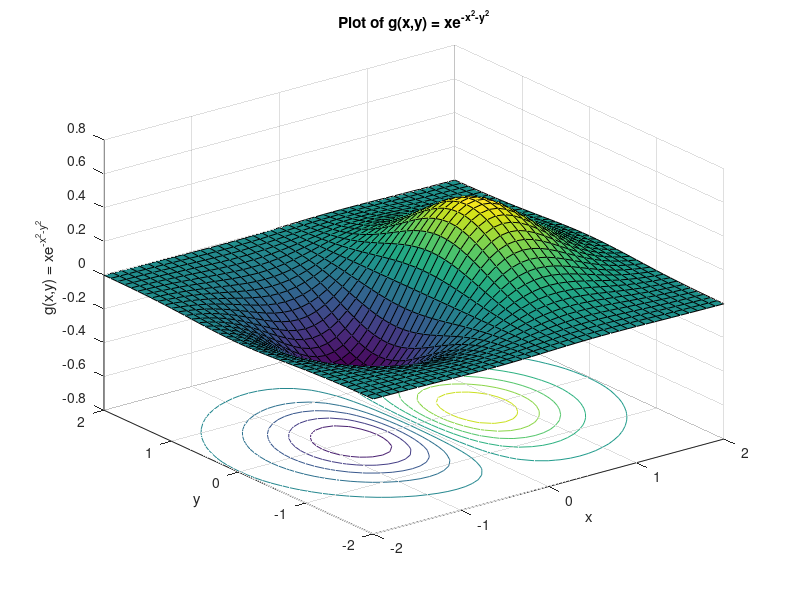
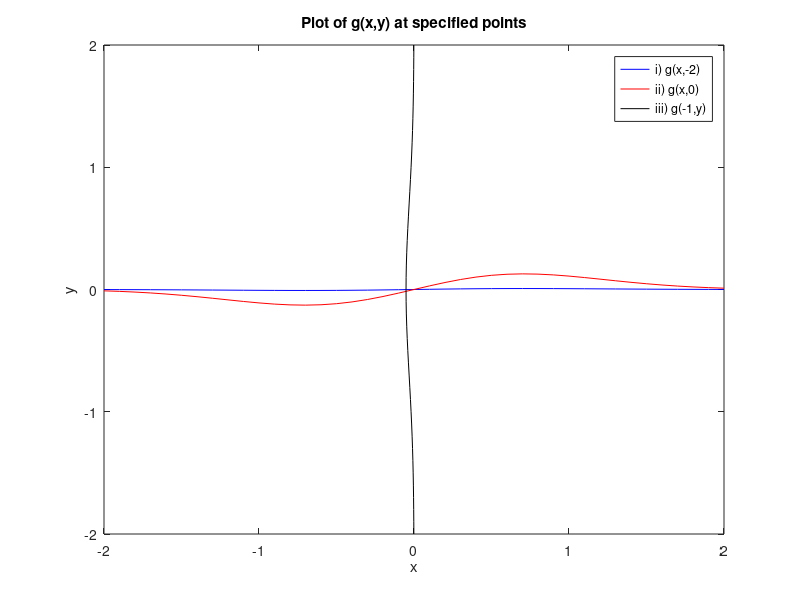

MATLAB code for these plots, in order:
clear all
domain_x = [-2:0.1:2]; 
domain_y = [-2:0.1:2];

[X,Y] = meshgrid(domain_x, domain_y);

Z = X.*exp((-X.^2)-(Y.^2));
    
figure 
surfc(X, Y, Z); %contour graph (shows min and max area)
xlabel('x');ylabel('y');zlabel('g(x,y) = xe^{-x^{2}-y^{2}}');
title('Plot of g(x,y) = xe^{-x^{2}-y^{2}}');

figure
%i)
plot(domain_x,Z(1,:),'b-'); hold on %g(x,-2)

%ii)
plot(domain_x, Z(10,:),'r-'); %g(x,0) 

%iii)
plot(Z(:,2),domain_y,'k-'); %g(-1,y)

xlabel('x');ylabel('y');
title('Plot of g(x,y) at specified points');
legend('i) g(x,-2)', 'ii) g(x,0)', 'iii) g(-1,y)');

%The max and min values of the graph, without any (x,y) coords
maximum = max(max(Z(:))); %0.4288
minimum = min(min(Z(:))); %-0.4288

%Minimum:
[M,N]=find(Z==minimum); %Finds the indices of the min point within Z
minCoordinateX = X(M,N) %finds the x-coord of the min pnt
minCoordinateY = Y(M,N) %finds the y-coord of the min pnt 
minCoordinateZ = min(min(Z(:))) %Z-coord of the min pnt, which is the min

%Maximum:
[O,P]=find(Z==maximum); %Finds the indices of the max point within Z
maxCoordinateX = X(O,P) %finds the x-coord of the max pnt
maxCoordinateY = Y(O,P) %finds the y-coord of the max pnt
maxCoordinateZ = max(max(Z(:))) %Z-coord of the max pnt, which is the max

%Summary: 
%-------max = 0.4288, at (X,Y,Z)=(0.7, 0, 0.4288)
%-------min = -0.4288, at (X,Y,Z)=(-0.7, 0, 0.4288)






